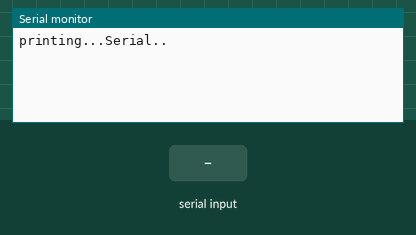
Simulated run of this sketch. Board: Arduino Uno, built with avr-gcc and run on an emulated ATmega328P. Shown: the last lines printed to the serial monitor. The inputs (shaded band) are chosen by the test bench.

Above: at 1.2 s.
1.3 s: "1" received over the second serial link
At 2.0 s:
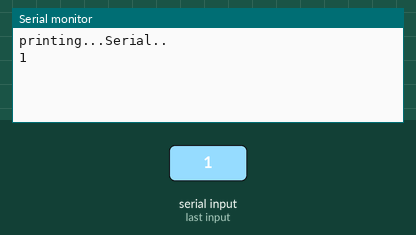
2.8 s: "0" received over the second serial link
At 4.3 s:
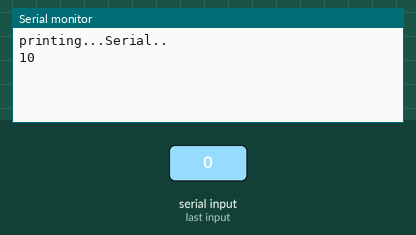

The sketch:

friday_night.ino
```cpp
#include<SoftwareSerial.h>
SoftwareSerial mySerial(6, 7) ;

int x ;
void setup() {
  // put your setup code here, to run once:

  Serial.begin(9600) ;
  Serial.println("printing...Serial..") ;

  mySerial.begin(9600) ;
  mySerial.println("printing mySerial...");
}

void loop() {
  // put your main code here, to run repeatedly:
  if (mySerial.available()) {
    Serial.write(mySerial.read());
  }

  if (Serial.available()) {
    mySerial.write(Serial.read());
  }
}
```

Measured:
- after the input at 1.3 s, the serial monitor: prints a new line at once (image 1)
- after the input at 2.8 s, the serial monitor: prints a new line at once (image 2)
